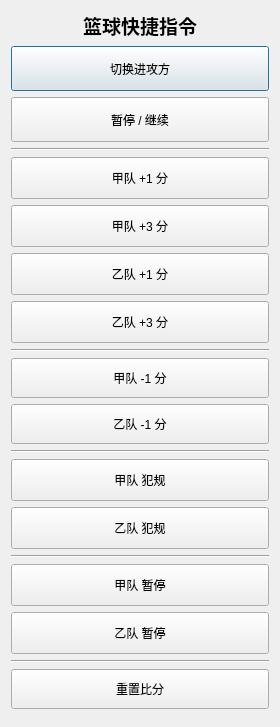
<?xml version="1.0" encoding="UTF-8"?>
<ui version="4.0">
 <class>BasketballControlsDialog</class>
 <widget class="QDialog" name="BasketballControlsDialog">
  <property name="geometry">
   <rect><x>0</x><y>0</y><width>280</width><height>680</height></rect>
  </property>
  <property name="windowTitle"><string>快捷操作 - 篮球</string></property>
  <layout class="QVBoxLayout" name="mainLayout">
   <item><widget class="QLabel" name="labelTitle"><property name="text"><string>篮球快捷指令</string></property><property name="alignment"><set>Qt::AlignCenter</set></property><property name="font"><font><pointsize>14</pointsize><bold>true</bold></font></property></widget></item>
   <item><widget class="QPushButton" name="btnSwitchOffense"><property name="text"><string>切换进攻方</string></property><property name="minimumSize"><size><width>0</width><height>45</height></size></property></widget></item>
   <item><widget class="QPushButton" name="btnPause"><property name="text"><string>暂停 / 继续</string></property><property name="minimumSize"><size><width>0</width><height>45</height></size></property></widget></item>
   <item>
    <widget class="QFrame" name="line1">
     <property name="frameShape"><enum>QFrame::HLine</enum></property>
     <property name="frameShadow"><enum>QFrame::Sunken</enum></property>
    </widget>
   </item>
   <item><widget class="QPushButton" name="btnScoreA1"><property name="text"><string>甲队 +1 分</string></property><property name="minimumSize"><size><width>0</width><height>42</height></size></property></widget></item>
   <item><widget class="QPushButton" name="btnScoreA3"><property name="text"><string>甲队 +3 分</string></property><property name="minimumSize"><size><width>0</width><height>42</height></size></property></widget></item>
   <item><widget class="QPushButton" name="btnScoreB1"><property name="text"><string>乙队 +1 分</string></property><property name="minimumSize"><size><width>0</width><height>42</height></size></property></widget></item>
   <item><widget class="QPushButton" name="btnScoreB3"><property name="text"><string>乙队 +3 分</string></property><property name="minimumSize"><size><width>0</width><height>42</height></size></property></widget></item>
   <item>
    <widget class="QFrame" name="line2">
     <property name="frameShape"><enum>QFrame::HLine</enum></property>
     <property name="frameShadow"><enum>QFrame::Sunken</enum></property>
    </widget>
   </item>
   <item><widget class="QPushButton" name="btnSubScoreA"><property name="text"><string>甲队 -1 分</string></property><property name="minimumSize"><size><width>0</width><height>40</height></size></property></widget></item>
   <item><widget class="QPushButton" name="btnSubScoreB"><property name="text"><string>乙队 -1 分</string></property><property name="minimumSize"><size><width>0</width><height>40</height></size></property></widget></item>
   <item>
    <widget class="QFrame" name="line3">
     <property name="frameShape"><enum>QFrame::HLine</enum></property>
     <property name="frameShadow"><enum>QFrame::Sunken</enum></property>
    </widget>
   </item>
   <item><widget class="QPushButton" name="btnFoulA"><property name="text"><string>甲队 犯规</string></property><property name="minimumSize"><size><width>0</width><height>42</height></size></property></widget></item>
   <item><widget class="QPushButton" name="btnFoulB"><property name="text"><string>乙队 犯规</string></property><property name="minimumSize"><size><width>0</width><height>42</height></size></property></widget></item>
   <item>
    <widget class="QFrame" name="line4">
     <property name="frameShape"><enum>QFrame::HLine</enum></property>
     <property name="frameShadow"><enum>QFrame::Sunken</enum></property>
    </widget>
   </item>
   <item><widget class="QPushButton" name="btnTimeoutA"><property name="text"><string>甲队 暂停</string></property><property name="minimumSize"><size><width>0</width><height>42</height></size></property></widget></item>
   <item><widget class="QPushButton" name="btnTimeoutB"><property name="text"><string>乙队 暂停</string></property><property name="minimumSize"><size><width>0</width><height>42</height></size></property></widget></item>
   <item>
    <widget class="QFrame" name="line5">
     <property name="frameShape"><enum>QFrame::HLine</enum></property>
     <property name="frameShadow"><enum>QFrame::Sunken</enum></property>
    </widget>
   </item>
   <item><widget class="QPushButton" name="btnReset"><property name="text"><string>重置比分</string></property><property name="minimumSize"><size><width>0</width><height>40</height></size></property></widget></item>
   <item><spacer name="verticalSpacer"><property name="orientation"><enum>Qt::Vertical</enum></property></spacer></item>
  </layout>
 </widget>
 <resources/>
 <connections/>
</ui>
